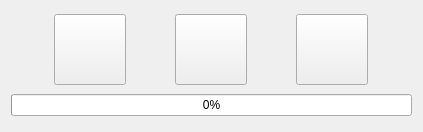
<?xml version="1.0" encoding="UTF-8"?>
<ui version="4.0">
 <class>view</class>
 <widget class="QDialog" name="view">
  <property name="geometry">
   <rect>
    <x>0</x>
    <y>0</y>
    <width>423</width>
    <height>132</height>
   </rect>
  </property>
  <property name="windowTitle">
   <string>CopyKiller</string>
  </property>
  <layout class="QVBoxLayout" name="verticalLayout">
   <item>
    <layout class="QHBoxLayout" name="horizontalLayout">
     <item>
      <widget class="QToolButton" name="sourceAction">
       <property name="sizePolicy">
        <sizepolicy hsizetype="Fixed" vsizetype="Fixed">
         <horstretch>0</horstretch>
         <verstretch>0</verstretch>
        </sizepolicy>
       </property>
       <property name="minimumSize">
        <size>
         <width>64</width>
         <height>64</height>
        </size>
       </property>
       <property name="text">
        <string/>
       </property>
       <property name="icon">
        <iconset resource="resources.qrc">
         <normaloff>:/images/source.png</normaloff>:/images/source.png</iconset>
       </property>
       <property name="iconSize">
        <size>
         <width>64</width>
         <height>64</height>
        </size>
       </property>
      </widget>
     </item>
     <item>
      <widget class="QToolButton" name="startStopAction">
       <property name="sizePolicy">
        <sizepolicy hsizetype="Fixed" vsizetype="Fixed">
         <horstretch>0</horstretch>
         <verstretch>0</verstretch>
        </sizepolicy>
       </property>
       <property name="minimumSize">
        <size>
         <width>64</width>
         <height>64</height>
        </size>
       </property>
       <property name="text">
        <string/>
       </property>
       <property name="icon">
        <iconset resource="resources.qrc">
         <normaloff>:/images/start.png</normaloff>:/images/start.png</iconset>
       </property>
       <property name="iconSize">
        <size>
         <width>64</width>
         <height>64</height>
        </size>
       </property>
      </widget>
     </item>
     <item>
      <widget class="QToolButton" name="garbageAction">
       <property name="sizePolicy">
        <sizepolicy hsizetype="Fixed" vsizetype="Fixed">
         <horstretch>0</horstretch>
         <verstretch>0</verstretch>
        </sizepolicy>
       </property>
       <property name="minimumSize">
        <size>
         <width>64</width>
         <height>64</height>
        </size>
       </property>
       <property name="text">
        <string/>
       </property>
       <property name="icon">
        <iconset resource="resources.qrc">
         <normaloff>:/images/garbage.png</normaloff>:/images/garbage.png</iconset>
       </property>
       <property name="iconSize">
        <size>
         <width>64</width>
         <height>64</height>
        </size>
       </property>
      </widget>
     </item>
    </layout>
   </item>
   <item>
    <widget class="QProgressBar" name="progressBar">
     <property name="value">
      <number>0</number>
     </property>
     <property name="textVisible">
      <bool>true</bool>
     </property>
    </widget>
   </item>
  </layout>
 </widget>
 <resources>
  <include location="resources.qrc"/>
 </resources>
 <connections/>
</ui>
